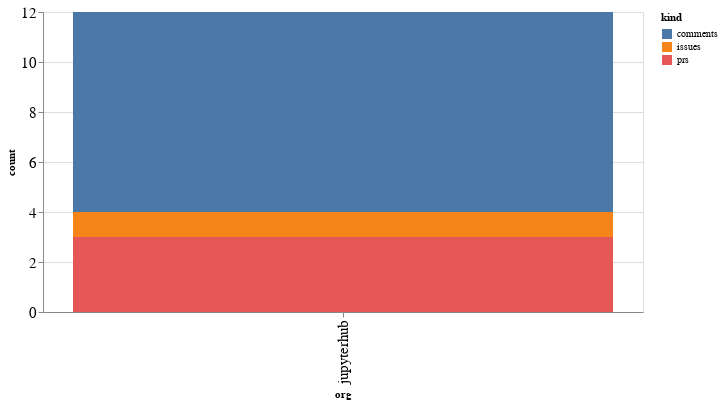

Write notebook code for a chart like this one.
### Code cell
alt.Chart(org_summaries, width=600).mark_bar().encode(
    x='org',
    y='count',
    color='kind',
    tooltip="org"
)

### Figure 1 — Vega-Lite specification as saved in the notebook (floating-point values rounded to 4 significant figures)
{"config": {"axisLeft": {"labelFontSize": 15}, "axisBottom": {"labelFontSize": 15}}, "data": {"name": "data-b381fc9078fc41eb57d28371e1c543cd"}, "mark": "bar", "encoding": {"color": {"type": "nominal", "field": "kind"}, "tooltip": {"type": "nominal", "field": "org"}, "x": {"type": "nominal", "field": "org"}, "y": {"type": "quantitative", "field": "count"}}, "width": 600, "$schema": "https://vega.github.io/schema/vega-lite/v4.8.1.json", "datasets": {"data-b381fc9078fc41eb57d28371e1c543cd": [{"org": "jupyterhub", "kind": "comments", "count": 8}, {"org": "jupyterhub", "kind": "issues", "count": 1}, {"org": "jupyterhub", "kind": "prs", "count": 3}]}}
